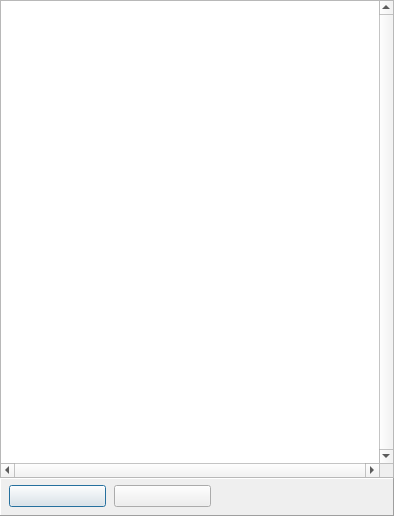
<?xml version="1.0" encoding="UTF-8"?>
<ui version="4.0">
  <class>StatisticsForm</class>
  <widget class="QDialog" name="StatisticsForm">
    <property name="geometry"><rect><x>0</x><y>0</y><width>394</width><height>516</height></rect></property>
    <property name="windowTitle"><string>Statistik</string></property>
    <property name="vclPosition" stdset="0"><string notr="true">poOwnerFormCenter</string></property>
    <property name="vclBorderIcons" stdset="0"><string notr="true">biSystemMenu,biMaximize</string></property>
    <property name="vclKeyPreview" stdset="0"><bool>true</bool></property>
    <property name="vclDesignWidth" stdset="0"><number>394</number></property>
    <property name="vclDesignHeight" stdset="0"><number>516</number></property>
    <widget class="QFrame" name="Panel1">
      <property name="geometry"><rect><x>0</x><y>478</y><width>394</width><height>38</height></rect></property>
      <property name="vclAlign" stdset="0"><string notr="true">alBottom</string></property>
      <property name="frameShape"><enum>QFrame::Panel</enum></property>
      <property name="frameShadow"><enum>QFrame::Raised</enum></property>
      <property name="vclClass" stdset="0"><string notr="true">TPanel</string></property>
      <layout class="QGridLayout" name="Panel1_Layout" columnstretch="0,0,1">
        <property name="leftMargin"><number>8</number></property>
        <property name="topMargin"><number>6</number></property>
        <property name="rightMargin"><number>4</number></property>
        <property name="bottomMargin"><number>8</number></property>
        <property name="horizontalSpacing"><number>8</number></property>
        <property name="verticalSpacing"><number>4</number></property>
        <item row="0" column="0" alignment="Qt::AlignLeft">
          <widget class="QPushButton" name="OKButton">
            <property name="text"><string /></property>
            <property name="autoDefault"><bool>false</bool></property>
            <property name="vclKind" stdset="0"><string notr="true">bkOK</string></property>
            <property name="default"><bool>true</bool></property>
            <property name="vclModalResult" stdset="0"><string notr="true">mrOk</string></property>
            <property name="minimumSize"><size><width>97</width><height>0</height></size></property>
          </widget>
        </item>
        <item row="0" column="1" alignment="Qt::AlignLeft">
          <widget class="QPushButton" name="HelpButton">
            <property name="text"><string /></property>
            <property name="autoDefault"><bool>false</bool></property>
            <property name="vclKind" stdset="0"><string notr="true">bkHelp</string></property>
            <property name="vclOnClick" stdset="0"><string notr="true">HelpButtonClick</string></property>
            <property name="minimumSize"><size><width>97</width><height>0</height></size></property>
          </widget>
        </item>
        <item row="0" column="2">
          <spacer name="Panel1_Layout_HFill">
            <property name="orientation"><enum>Qt::Horizontal</enum></property>
            <property name="sizeHint" stdset="0"><size><width>0</width><height>0</height></size></property>
          </spacer>
        </item>
        <item row="1" column="0">
          <spacer name="Panel1_VFill">
            <property name="orientation"><enum>Qt::Vertical</enum></property>
            <property name="sizeHint" stdset="0"><size><width>0</width><height>0</height></size></property>
          </spacer>
        </item>
      </layout>
    </widget>
    <widget class="QTextEdit" name="Memo">
      <property name="geometry"><rect><x>0</x><y>0</y><width>394</width><height>478</height></rect></property>
      <property name="vclAlign" stdset="0"><string notr="true">alClient</string></property>
      <property name="readOnly"><bool>true</bool></property>
      <property name="lineWrapMode"><enum>QTextEdit::NoWrap</enum></property>
      <property name="verticalScrollBarPolicy"><enum>Qt::ScrollBarAlwaysOn</enum></property>
      <property name="horizontalScrollBarPolicy"><enum>Qt::ScrollBarAlwaysOn</enum></property>
    </widget>
  </widget>
  <tabstops>
    <tabstop>OKButton</tabstop>
    <tabstop>HelpButton</tabstop>
    <tabstop>Memo</tabstop>
  </tabstops>
  <resources>
    <include location="../../resources/dfend.qrc" />
  </resources>
  <connections />
</ui>
